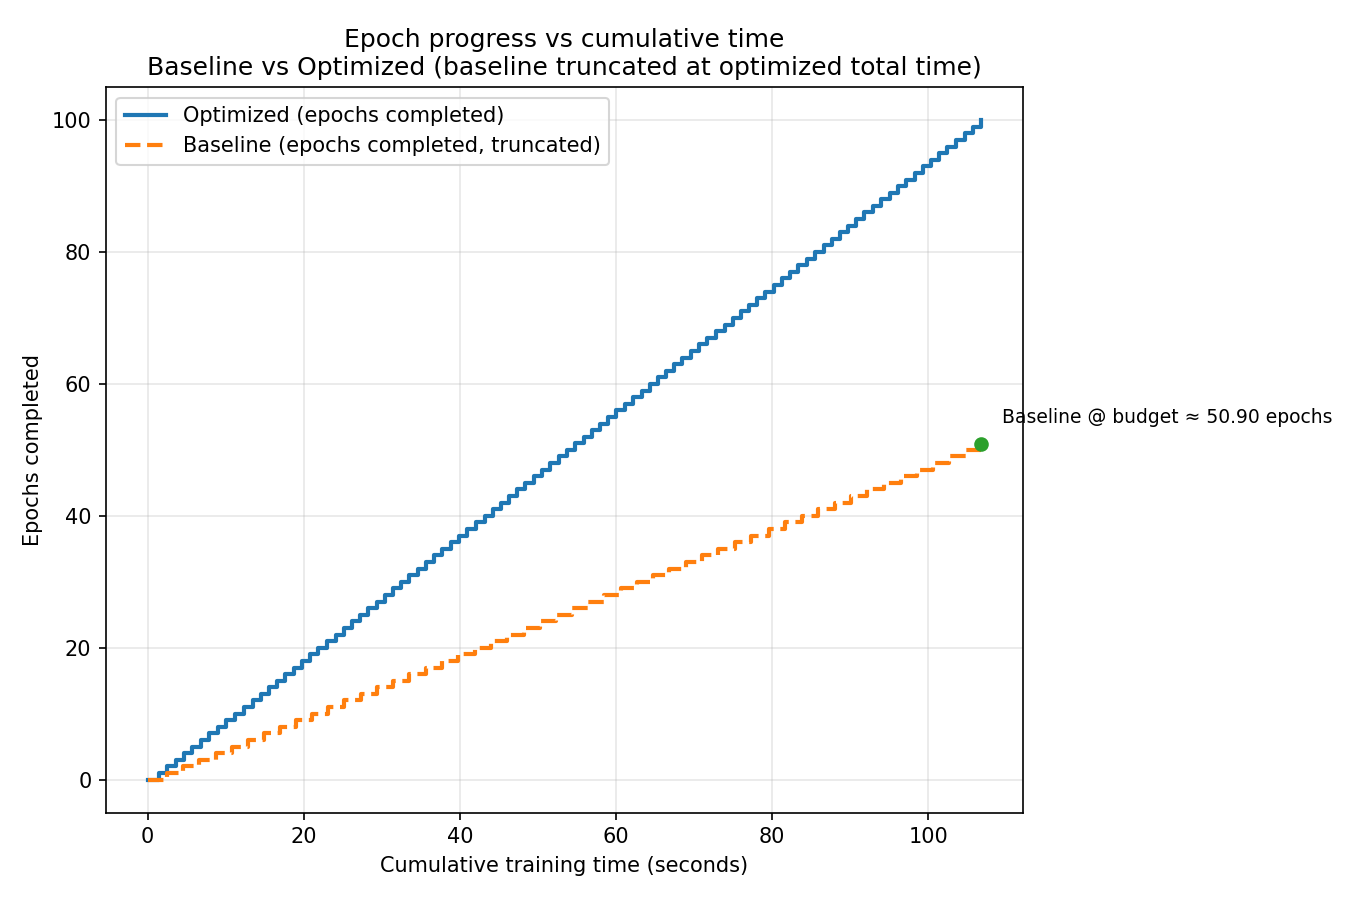

Write Python code to recreate this figure.
import json
import os
from itertools import accumulate
import numpy as np
import matplotlib.pyplot as plt

# --- Paths (update if needed) ---
OPT_PATH = "perf_optimized_metrics_20250822_161614.json"
BASE_PATH = "baseline_metrics_20250822_162100.json"

# --- Load JSONs ---
def load_epoch_times(path):
    with open(path, "r") as f:
        data = json.load(f)
    epoch_times = data["training_history"]["epoch_time"]
    epochs = data["training_history"]["epoch"]
    # Some logs index epochs starting at 0; we want 1..N for display
    epoch_numbers = [e + 1 for e in epochs]
    return np.array(epoch_numbers, dtype=float), np.array(epoch_times, dtype=float), data

opt_epochs, opt_epoch_times, opt_raw = load_epoch_times(OPT_PATH)
base_epochs, base_epoch_times, base_raw = load_epoch_times(BASE_PATH)

# --- Cumulative time (seconds) ---
opt_cum_time = np.array(list(accumulate(opt_epoch_times)))
base_cum_time = np.array(list(accumulate(base_epoch_times)))

# Total time budget = optimized 100-epoch time
T_budget = float(opt_cum_time[-1])

# --- Find where baseline hits the optimized time budget ---
# If baseline never reaches (shouldn't happen here), clamp to last
hit_idx = np.searchsorted(base_cum_time, T_budget)

if hit_idx == 0:
    # Budget is within first epoch; interpolate within epoch 1
    prev_cum = 0.0
    this_epoch_time = base_epoch_times[0]
    frac_within = (T_budget - prev_cum) / this_epoch_time
    base_hit_epoch_fractional = 1.0 * frac_within  # between 0 and 1
elif hit_idx >= len(base_cum_time):
    # Budget exceeds all baseline epochs; we just end at last epoch
    base_hit_epoch_fractional = float(base_epochs[-1])
else:
    # Interpolate between epoch hit_idx and hit_idx+1 in 1-based epoch space
    prev_cum = base_cum_time[hit_idx - 1]
    this_epoch_time = base_epoch_times[hit_idx]
    frac_within = (T_budget - prev_cum) / this_epoch_time
    # epoch numbers are 1-based
    base_hit_epoch_fractional = (hit_idx) + frac_within  # since hit_idx is 0-based index

# Integer epoch at/just before budget
base_hit_epoch_integer = int(np.searchsorted(base_cum_time, T_budget, side="right"))

# --- Build "epoch reached vs time" curves ---
# For each run, we want a staircase mapping: at time t, what's the highest epoch fully completed?

def build_staircase(cum_times, epoch_numbers):
    """
    Returns time_points, epoch_points suitable for step plotting.
    Staircase steps up after each cumulative time point.
    """
    # Start at time 0 with epoch 0
    time_points = [0.0]
    epoch_points = [0.0]
    for t, e in zip(cum_times, epoch_numbers):
        # stay at previous epoch until time t
        time_points.append(t)
        epoch_points.append(epoch_points[-1])
        # then step up to epoch e at time t (vertical step)
        time_points.append(t)
        epoch_points.append(float(e))
    return np.array(time_points), np.array(epoch_points)

opt_t, opt_e = build_staircase(opt_cum_time, opt_epochs)

# For baseline, we truncate at T_budget and include the fractional epoch point
# Build staircase up to the last fully completed epoch <= budget
base_t, base_e = build_staircase(base_cum_time, base_epochs)

# Truncate baseline staircase at T_budget
def truncate_staircase(t, e, t_max):
    mask = t <= t_max
    t_trunc = t[mask].tolist()
    e_trunc = e[mask].tolist()
    # Ensure we end exactly at t_max with interpolated epoch value
    # Interpolate on the vertical/horizontal segments:
    # Find the segment baseline is on at t_max: epoch increases at exact cum_times.
    # Between cum_times, e is flat; so e_at_tmax = number of fully completed epochs.
    # But for the final display, we can show a marker at fractional epoch.
    if t_trunc[-1] < t_max:
        # We are in a flat segment; append (t_max, same epoch)
        t_trunc.append(t_max)
        e_trunc.append(e_trunc[-1])
    return np.array(t_trunc), np.array(e_trunc)

base_t_trunc, base_e_trunc = truncate_staircase(base_t, base_e, T_budget)

# --- Plot ---
plt.figure(figsize=(9, 6))
plt.step(opt_t, opt_e, where="post", linewidth=2, label="Optimized (epochs completed)")
plt.step(base_t_trunc, base_e_trunc, where="post", linewidth=2, linestyle="--", label="Baseline (epochs completed, truncated)")

# Mark the exact fractional epoch point for baseline at the budget time
plt.plot([T_budget], [base_hit_epoch_fractional], marker="o")
plt.annotate(
    f"Baseline @ budget ≈ {base_hit_epoch_fractional:.2f} epochs",
    xy=(T_budget, base_hit_epoch_fractional),
    xytext=(10, 10),
    textcoords="offset points",
    fontsize=9
)

# Cosmetic axes/labels
plt.xlabel("Cumulative training time (seconds)")
plt.ylabel("Epochs completed")
plt.title("Epoch progress vs cumulative time\nBaseline vs Optimized (baseline truncated at optimized total time)")
plt.legend()
plt.grid(True, alpha=0.3)
plt.tight_layout()

# --- Print summary numbers ---
speedup = (base_cum_time[-1] / T_budget) if T_budget > 0 else float("nan")
print(f"Optimized total time for 100 epochs: {T_budget:.3f} s")
print(f"Baseline epochs completed within that time: {base_hit_epoch_integer} (exact ~{base_hit_epoch_fractional:.2f})")
print(f"Baseline total time for 100 epochs: {base_cum_time[-1]:.3f} s")
print(f"Approx speedup (baseline time / optimized time): {speedup:.2f}×")

# --- Save figure ---
out_path = "epoch_vs_time_baseline_vs_optimized.png"
plt.savefig(out_path, dpi=150)
print(f"Saved plot to: {os.path.abspath(out_path)}")

